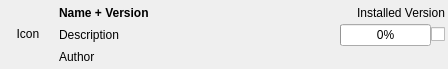
<?xml version="1.0" encoding="UTF-8"?>
<ui version="4.0">
 <class>librepcb::editor::OnlineLibraryListWidgetItem</class>
 <widget class="QWidget" name="librepcb::editor::OnlineLibraryListWidgetItem">
  <property name="geometry">
   <rect>
    <x>0</x>
    <y>0</y>
    <width>448</width>
    <height>69</height>
   </rect>
  </property>
  <property name="windowTitle">
   <string>Form</string>
  </property>
  <layout class="QHBoxLayout" name="horizontalLayout_4">
   <property name="leftMargin">
    <number>3</number>
   </property>
   <property name="topMargin">
    <number>1</number>
   </property>
   <property name="rightMargin">
    <number>3</number>
   </property>
   <property name="bottomMargin">
    <number>1</number>
   </property>
   <item>
    <widget class="QLabel" name="lblIcon">
     <property name="sizePolicy">
      <sizepolicy hsizetype="Fixed" vsizetype="Fixed">
       <horstretch>0</horstretch>
       <verstretch>0</verstretch>
      </sizepolicy>
     </property>
     <property name="minimumSize">
      <size>
       <width>50</width>
       <height>50</height>
      </size>
     </property>
     <property name="maximumSize">
      <size>
       <width>50</width>
       <height>50</height>
      </size>
     </property>
     <property name="text">
      <string>Icon</string>
     </property>
     <property name="scaledContents">
      <bool>true</bool>
     </property>
     <property name="alignment">
      <set>Qt::AlignCenter</set>
     </property>
    </widget>
   </item>
   <item>
    <layout class="QVBoxLayout" name="verticalLayout">
     <property name="spacing">
      <number>0</number>
     </property>
     <item>
      <layout class="QHBoxLayout" name="horizontalLayout">
       <item>
        <widget class="QLabel" name="lblName">
         <property name="sizePolicy">
          <sizepolicy hsizetype="Ignored" vsizetype="Preferred">
           <horstretch>1</horstretch>
           <verstretch>0</verstretch>
          </sizepolicy>
         </property>
         <property name="maximumSize">
          <size>
           <width>500</width>
           <height>16777215</height>
          </size>
         </property>
         <property name="font">
          <font>
           <bold>true</bold>
          </font>
         </property>
         <property name="text">
          <string>Name + Version</string>
         </property>
        </widget>
       </item>
       <item>
        <spacer name="horizontalSpacer">
         <property name="orientation">
          <enum>Qt::Horizontal</enum>
         </property>
         <property name="sizeHint" stdset="0">
          <size>
           <width>10</width>
           <height>5</height>
          </size>
         </property>
        </spacer>
       </item>
       <item>
        <widget class="QLabel" name="lblInstalledVersion">
         <property name="sizePolicy">
          <sizepolicy hsizetype="Minimum" vsizetype="Preferred">
           <horstretch>0</horstretch>
           <verstretch>0</verstretch>
          </sizepolicy>
         </property>
         <property name="layoutDirection">
          <enum>Qt::RightToLeft</enum>
         </property>
         <property name="text">
          <string>Installed Version</string>
         </property>
        </widget>
       </item>
      </layout>
     </item>
     <item>
      <layout class="QHBoxLayout" name="horizontalLayout_2">
       <item>
        <widget class="QLabel" name="lblDescription">
         <property name="sizePolicy">
          <sizepolicy hsizetype="Ignored" vsizetype="Preferred">
           <horstretch>1</horstretch>
           <verstretch>0</verstretch>
          </sizepolicy>
         </property>
         <property name="maximumSize">
          <size>
           <width>500</width>
           <height>16777215</height>
          </size>
         </property>
         <property name="text">
          <string>Description</string>
         </property>
        </widget>
       </item>
       <item>
        <spacer name="horizontalSpacer_2">
         <property name="orientation">
          <enum>Qt::Horizontal</enum>
         </property>
         <property name="sizeHint" stdset="0">
          <size>
           <width>10</width>
           <height>5</height>
          </size>
         </property>
        </spacer>
       </item>
       <item>
        <widget class="QProgressBar" name="prgProgress">
         <property name="maximum">
          <number>120</number>
         </property>
         <property name="value">
          <number>0</number>
         </property>
         <property name="alignment">
          <set>Qt::AlignCenter</set>
         </property>
        </widget>
       </item>
       <item>
        <widget class="QCheckBox" name="cbxDownload">
         <property name="layoutDirection">
          <enum>Qt::RightToLeft</enum>
         </property>
         <property name="text">
          <string/>
         </property>
        </widget>
       </item>
      </layout>
     </item>
     <item>
      <layout class="QHBoxLayout" name="horizontalLayout_3">
       <item>
        <widget class="QLabel" name="lblAuthor">
         <property name="sizePolicy">
          <sizepolicy hsizetype="Ignored" vsizetype="Preferred">
           <horstretch>1</horstretch>
           <verstretch>0</verstretch>
          </sizepolicy>
         </property>
         <property name="maximumSize">
          <size>
           <width>500</width>
           <height>16777215</height>
          </size>
         </property>
         <property name="text">
          <string>Author</string>
         </property>
        </widget>
       </item>
       <item>
        <spacer name="horizontalSpacer_3">
         <property name="orientation">
          <enum>Qt::Horizontal</enum>
         </property>
         <property name="sizeHint" stdset="0">
          <size>
           <width>10</width>
           <height>5</height>
          </size>
         </property>
        </spacer>
       </item>
      </layout>
     </item>
    </layout>
   </item>
  </layout>
 </widget>
 <resources/>
 <connections/>
</ui>
